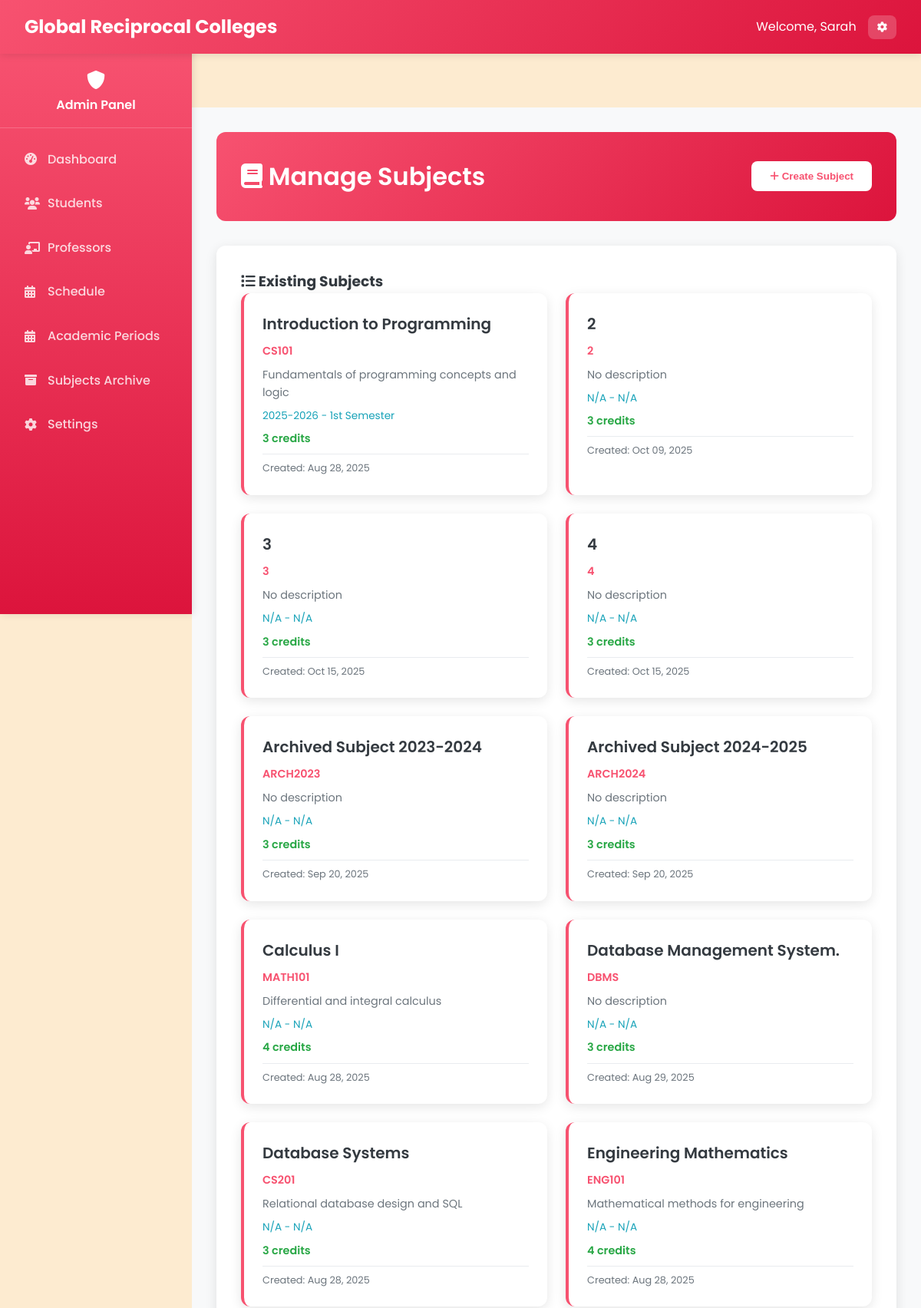
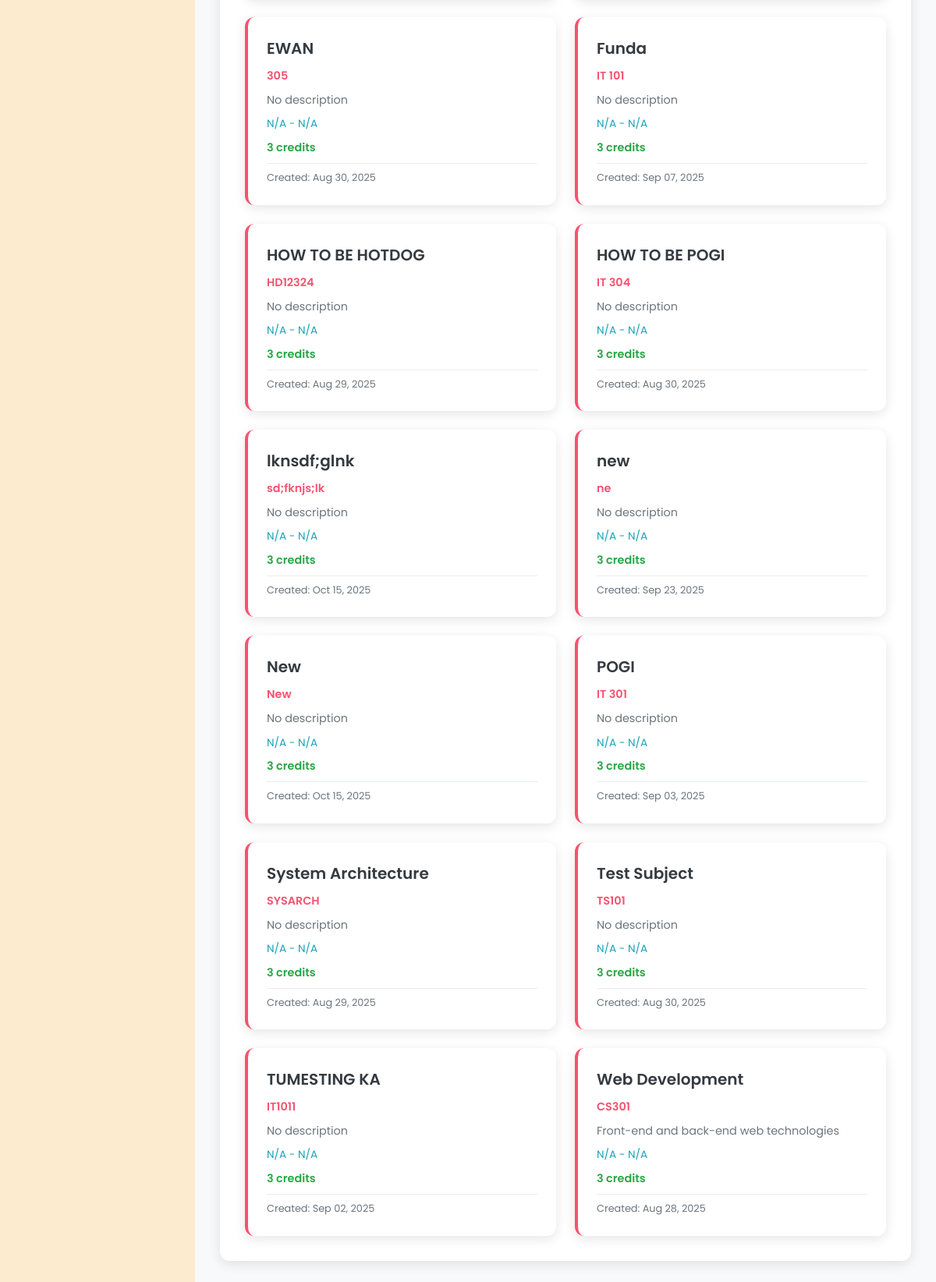
The page /Admin/admin_manage_subjects.php (signed in) on the database its author committed (2 pictures, top to bottom).
### tables this page shows
CREATE TABLE `subjects` (
  `subject_id` varchar(20) NOT NULL,
  `subject_name` varchar(100) NOT NULL,
  `subject_code` varchar(20) NOT NULL,
  `description` text DEFAULT NULL,
  `credits` int(11) NOT NULL,
  `duration_id` int(11) DEFAULT NULL,
  `created_at` datetime NOT NULL,
  `updated_at` datetime NOT NULL,
  `semester_id` int(11) DEFAULT NULL
);

CREATE TABLE `school_years` (
  `id` int(11) NOT NULL,
  `year_label` varchar(20) NOT NULL,
  `status` enum('Active','Archived') DEFAULT 'Active',
  `created_at` timestamp NOT NULL DEFAULT current_timestamp(),
  `updated_at` timestamp NOT NULL DEFAULT current_timestamp() ON UPDATE current_timestamp()
);

CREATE TABLE `semesters` (
  `id` int(11) NOT NULL,
  `school_year_id` int(11) NOT NULL,
  `semester_name` enum('1st Semester','2nd Semester','Summer') NOT NULL,
  `status` enum('Active','Archived') DEFAULT 'Active',
  `created_at` timestamp NOT NULL DEFAULT current_timestamp(),
  `updated_at` timestamp NOT NULL DEFAULT current_timestamp() ON UPDATE current_timestamp()
);

### Admin/admin_manage_subjects.php (the view, shortened to what this page needs)
<?php
require_once '../php/db.php';
try {
    $stmt = $pdo->prepare("
        SELECT s.*, sem.semester_name, y.year_label
        FROM subjects s
        LEFT JOIN semesters sem ON s.semester_id = sem.id
        LEFT JOIN school_years y ON sem.school_year_id = y.id
        ORDER BY y.year_label DESC, sem.semester_name, s.subject_name
    ");
    $stmt->execute();
    $subjects = $stmt->fetchAll(PDO::FETCH_ASSOC);
} catch (PDOException $e) {
    $error = 'Error fetching subjects: ' . $e->getMessage();
    $subjects = [];
}
?>
<!DOCTYPE html>
<html lang="en">
<head>
    <link rel="stylesheet" href="../css/styles_fixed.css">
    <link rel="stylesheet" href="https://cdnjs.cloudflare.com/ajax/libs/font-awesome/6.0.0/css/all.min.css">
</head>
<body>
    <?php include '../includes/navbar_admin.php'; ?>
    <?php include '../includes/sidebar_admin.php'; ?>
    <main class="main-content">
        <div class="page-header">
            <h1 class="page-title"><i class="fas fa-book"></i> Manage Subjects</h1>
            <button class="btn-create" onclick="toggleCreateForm()">
                <i class="fas fa-plus"></i> Create Subject
            </button>
        </div>
        <div class="content-card">
            <h3><i class="fas fa-list"></i> Existing Subjects</h3>
            <?php if (empty($subjects)): ?>
                <div class="no-data">
                    <p>No subjects found. Create your first subject above.</p>
                </div>
            <?php else: ?>
                <div class="subject-grid">
                    <?php foreach ($subjects as $subject): ?>
                        <div class="subject-card">
                            <div class="subject-title"><?php echo htmlspecialchars($subject['subject_name']); ?></div>
                            <div class="subject-code"><?php echo htmlspecialchars($subject['subject_code']); ?></div>
                            <div class="subject-description">
                                <?php echo htmlspecialchars($subject['description'] ?: 'No description'); ?>
                            </div>
                            <div class="subject-semester">
                                <?php echo htmlspecialchars(($subject['year_label'] ?? 'N/A') . ' - ' . ($subject['semester_name'] ?? 'N/A')); ?>
                            </div>
                            <div class="subject-credits"><?php echo $subject['credits']; ?> credits</div>
                            <div class="subject-meta">
                                Created: <?php echo date('M d, Y', strtotime($subject['created_at'])); ?>
                            </div>
                        </div>
                    <?php endforeach; ?>
                </div>
            <?php endif; ?>
        </div>
    </main>
</body>
</html>

### css/styles_fixed.css (style rules this page uses)
:root { --primary: #F75270; --primary-dark: #DC143C; --primary-light: #F7CAC9; --secondary: #F75270; --accent: #F7CAC9; --light: #FDEBD0; --dark: #343a40; --gray: #6c757d; --light-gray: #F7CAC9; --success: #F7CAC9; --warning: #FDEBD0; --danger: #DC143C; --info: #F75270; }
* { margin: 0; padding: 0; box-sizing: border-box; }
body { font-family: 'Poppins', sans-serif; background-color: var(--light); color: var(--dark); line-height: 1.6; }
.main-content { margin-top: 70px; padding: 2rem; min-height: calc(100vh - 70px); background: var(--light); transition: margin-left 0.3s ease; }
.main-content { margin-left: 250px; margin-top: 70px; padding: 2rem; min-height: calc(100vh - 70px); background: var(--light); transition: margin-left 0.3s ease, padding 0.3s ease; }

### Admin/admin_manage_subjects.php (style rules this page uses)
:root { --primary: #F75270; --primary-dark: #DC143C; --primary-light: #F7CAC9; --secondary: #F75270; --accent: #F7CAC9; --light: #FDEBD0; --dark: #343a40; --gray: #6c757d; --light-gray: #F7CAC9; --success: #28a745; --warning: #ffc107; --danger: #dc3545; --info: #17a2b8; }
.main-content { margin-left: 250px; padding: 2rem; background: #f8f9fa; min-height: 100vh; }
.page-header { background: linear-gradient(135deg, var(--primary) 0%, var(--primary-dark) 100%); color: white; padding: 2rem; border-radius: 12px; margin-bottom: 2rem; display: flex; justify-content: space-between; align-items: center; }
.page-title { font-size: 2rem; font-weight: 600; margin: 0; }
.btn-create { background: white; color: var(--primary); border: none; padding: 0.75rem 1.5rem; border-radius: 8px; font-weight: 600; cursor: pointer; transition: all 0.3s ease; }
.content-card { background: white; border-radius: 12px; box-shadow: 0 4px 15px rgba(0, 0, 0, 0.1); padding: 2rem; margin-bottom: 2rem; }
.subject-grid { display: grid; grid-template-columns: repeat(auto-fill, minmax(350px, 1fr)); gap: 1.5rem; }
.subject-card { background: white; border-radius: 12px; box-shadow: 0 4px 15px rgba(0, 0, 0, 0.1); padding: 1.5rem; border-left: 4px solid var(--primary); transition: all 0.3s ease; }
.subject-title { font-size: 1.25rem; font-weight: 600; color: var(--dark); margin-bottom: 0.5rem; }
.subject-code { font-size: 0.9rem; color: var(--primary); font-weight: 600; margin-bottom: 0.5rem; }
.subject-description { font-size: 0.9rem; color: var(--gray); margin-bottom: 0.5rem; }
.subject-semester { font-size: 0.85rem; color: var(--info); margin-bottom: 0.5rem; }
.subject-credits { font-size: 0.9rem; color: var(--success); font-weight: 600; }
.subject-meta { font-size: 0.8rem; color: var(--gray); margin-top: 0.5rem; border-top: 1px solid #e9ecef; padding-top: 0.5rem; }

### includes/sidebar_admin.php (style rules this page uses)
.main-content { margin-left: 250px; padding: 2rem; width: calc(100% - 250px); box-sizing: border-box; }

### rows shown on the page
subjects: subject_name "Introduction to Programming", subject_code "CS101", description "Fundamentals of programming concepts and logic", school_years.year_label "2025-2026 - 1st Semester", credits "3", created_at "Aug 28, 2025"
subjects: subject_name "2", subject_code "2", description "No description", semester_name "N/A - N/A", credits "3", created_at "Oct 09, 2025"
subjects: subject_name "3", subject_code "3", description "No description", semester_name "N/A - N/A", credits "3", created_at "Oct 15, 2025"
subjects: subject_name "4", subject_code "4", description "No description", semester_name "N/A - N/A", credits "3", created_at "Oct 15, 2025"
subjects: subject_name "Archived Subject 2023-2024", subject_code "ARCH2023", description "No description", semester_name "N/A - N/A", credits "3", created_at "Sep 20, 2025"
subjects: subject_name "Archived Subject 2024-2025", subject_code "ARCH2024", description "No description", semester_name "N/A - N/A", credits "3", created_at "Sep 20, 2025"
subjects: subject_name "Calculus I", subject_code "MATH101", description "Differential and integral calculus", semester_name "N/A - N/A", credits "4", created_at "Aug 28, 2025"
subjects: subject_name "Database Management System.", subject_code "DBMS", description "No description", semester_name "N/A - N/A", credits "3", created_at "Aug 29, 2025"
subjects: subject_name "Database Systems", subject_code "CS201", description "Relational database design and SQL", semester_name "N/A - N/A", credits "3", created_at "Aug 28, 2025"
subjects: subject_name "Engineering Mathematics", subject_code "ENG101", description "Mathematical methods for engineering", semester_name "N/A - N/A", credits "4", created_at "Aug 28, 2025"
subjects: subject_name "EWAN", subject_code "305", description "No description", semester_name "N/A - N/A", credits "3", created_at "Aug 30, 2025"
subjects: subject_name "Funda", subject_code "IT 101", description "No description", semester_name "N/A - N/A", credits "3", created_at "Sep 07, 2025"
subjects: subject_name "HOW TO BE HOTDOG", subject_code "HD12324", description "No description", semester_name "N/A - N/A", credits "3", created_at "Aug 29, 2025"
subjects: subject_name "HOW TO BE POGI", subject_code "IT 304", description "No description", semester_name "N/A - N/A", credits "3", created_at "Aug 30, 2025"
subjects: subject_name "lknsdf;glnk", subject_code "sd;fknjs;lk", description "No description", semester_name "N/A - N/A", credits "3", created_at "Oct 15, 2025"
subjects: subject_name "new", subject_code "ne", description "No description", semester_name "N/A - N/A", credits "3", created_at "Sep 23, 2025"
subjects: subject_name "New", subject_code "New", description "No description", semester_name "N/A - N/A", credits "3", created_at "Oct 15, 2025"
subjects: subject_name "POGI", subject_code "IT 301", description "No description", semester_name "N/A - N/A", credits "3", created_at "Sep 03, 2025"
subjects: subject_name "System Architecture", subject_code "SYSARCH", description "No description", semester_name "N/A - N/A", credits "3", created_at "Aug 29, 2025"
subjects: subject_name "Test Subject", subject_code "TS101", description "No description", semester_name "N/A - N/A", credits "3", created_at "Aug 30, 2025"
subjects: subject_name "TUMESTING KA", subject_code "IT1011", description "No description", semester_name "N/A - N/A", credits "3", created_at "Sep 02, 2025"
subjects: subject_name "Web Development", subject_code "CS301", description "Front-end and back-end web technologies", semester_name "N/A - N/A", credits "3", created_at "Aug 28, 2025"

### other values the page prints
$_SESSION['first_name'] "Sarah"
